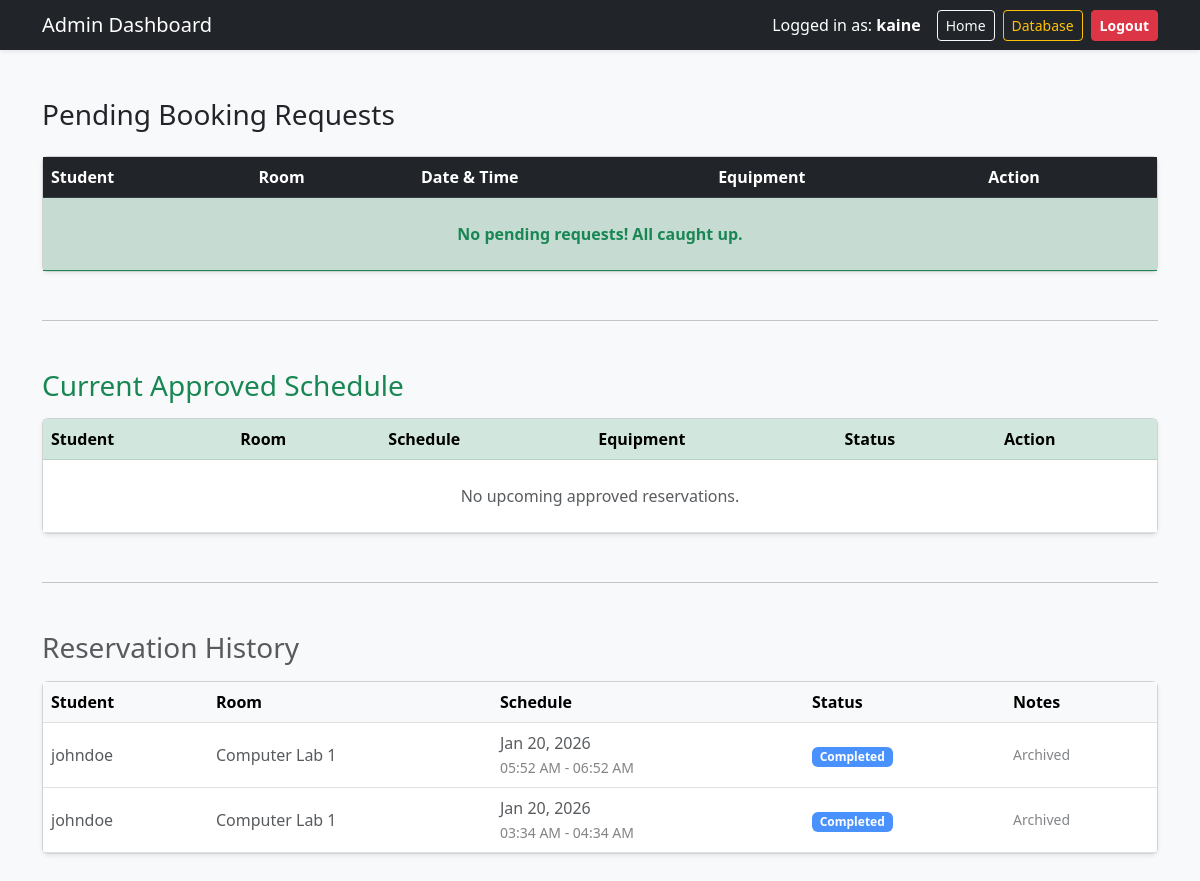
/admin-approval/ (signed in), run on an earlier commit of the app's database.
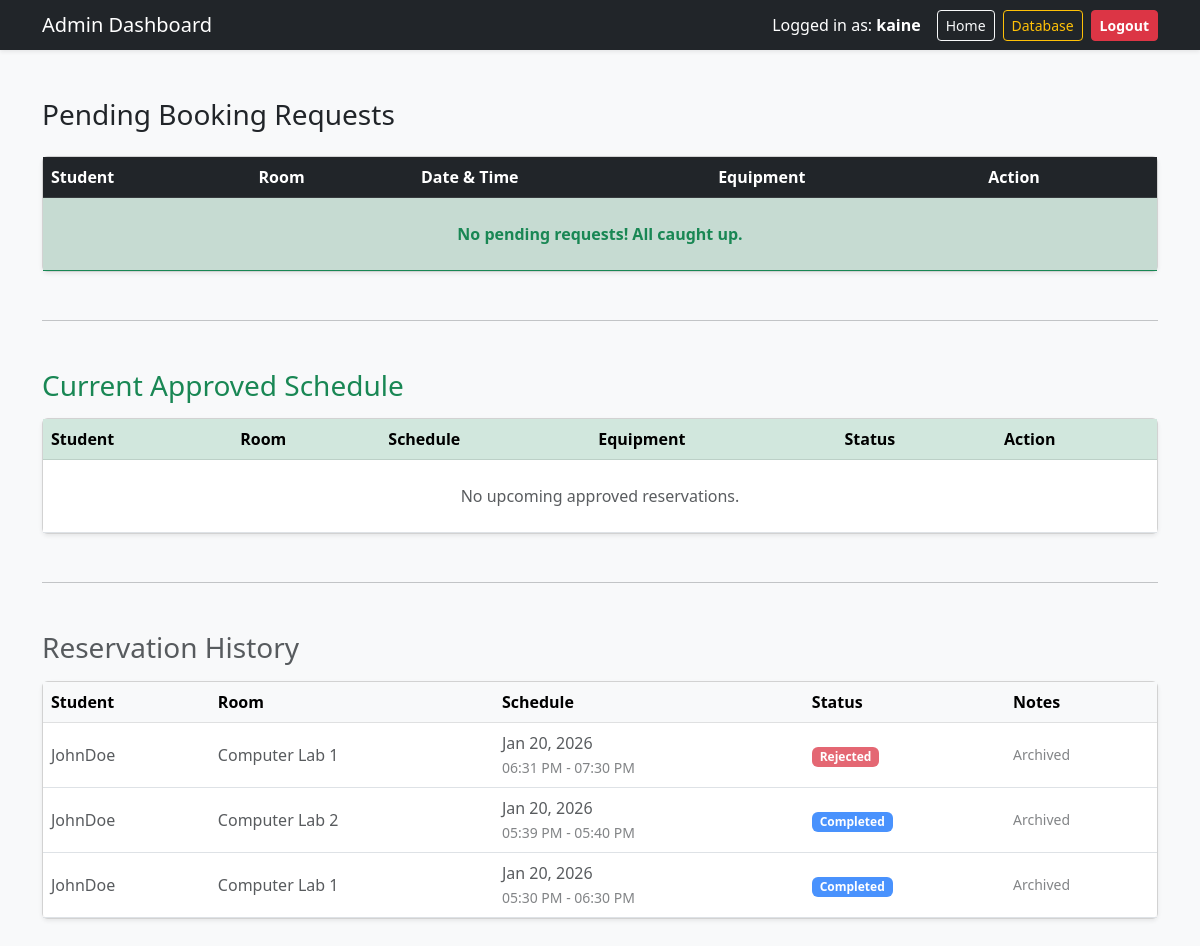
And on a later commit of the database.
### core/models.py (models this page shows, shortened)
class Booking(models.Model):
    user = models.ForeignKey(User, on_delete=models.CASCADE)
    room = models.ForeignKey(Room, on_delete=models.CASCADE)
    equipment = models.ManyToManyField(Equipment, blank=True)
    start_time = models.DateTimeField()
    end_time = models.DateTimeField()
    purpose = models.CharField(max_length=255)
    status = models.CharField(max_length=20, choices=BOOKING_STATUS_CHOICES, default='pending')

class Room(models.Model):
    name = models.CharField(max_length=100)  # e.g., "ComLab 1"
    type = models.CharField(max_length=50)  # e.g., "Laboratory"
    capacity = models.IntegerField()
    is_active = models.BooleanField(default=True)

### core/views.py (the view)
# urls.py: path('admin-approval/', views.AdminApprovalListView.as_view(), name='admin_approval_list'),
class AdminApprovalListView(UserPassesTestMixin, ListView):
    model = Booking
    template_name = 'core/admin_approval.html'
    context_object_name = 'bookings'  # This is the 'Pending' list
    def test_func(self):
        return self.request.user.is_staff
    def get_queryset(self):
        update_past_bookings()
        return Booking.objects.filter(status='pending').order_by('start_time')
    def get_context_data(self, **kwargs):
        context = super().get_context_data(**kwargs)
        context['approved_bookings'] = Booking.objects.filter(status='approved').order_by('start_time')
        context['history_bookings'] = Booking.objects.filter(
            status__in=['rejected', 'cancelled', 'completed']  # <--- ADD 'completed'
        ).order_by('-start_time')
        return context

### core/views.py (called while the page is built)
def update_past_bookings():
    now = timezone.now()
    Booking.objects.filter(status='approved', end_time__lt=now).update(status='completed')

### core/templates/core/admin_approval.html (shortened to what this page needs)
{% load static %}
<!DOCTYPE html>
<html lang="en">
<head>
    <link href="https://cdn.jsdelivr.net/npm/bootstrap@5.3.0/dist/css/bootstrap.min.css" rel="stylesheet">
</head>
<body class="bg-light">
<nav class="navbar navbar-dark bg-dark mb-5 shadow-sm">
    <div class="container"> <span class="navbar-brand mb-0 h1">Admin Dashboard</span>
        <div class="d-flex align-items-center">
            <span class="text-white me-3 d-none d-md-inline">Logged in as: <strong>{{ user.username }}</strong></span>
            <a href="{% url 'landing_page' %}" class="btn btn-outline-light btn-sm me-2">Home</a>
            <a href="/admin/" target="_blank" class="btn btn-outline-warning btn-sm me-2">Database</a>
            <form action="{% url 'logout' %}" method="post" class="d-inline">
                <button type="submit" class="btn btn-danger btn-sm fw-bold">Logout</button>
            </form>
        </div>
    </div>
</nav>
<div class="container">
    <div class="d-flex justify-content-between align-items-center mb-3">
        <h3>Pending Booking Requests</h3>
    </div>
    <div class="card shadow-sm mb-5">
        <div class="card-body p-0">
            <table class="table table-hover table-striped mb-0">
                <thead class="table-dark">
                    <tr>
                        <th>Student</th>
                        <th>Room</th>
                        <th>Date & Time</th>
                        <th>Equipment</th>
                        <th>Action</th>
                    </tr>
                </thead>
                <tbody>
                    {% for booking in bookings %}
                    <tr>
                        <td class="align-middle fw-bold">{{ booking.user.username }}</td>
                        <td class="align-middle">{{ booking.room.name }}</td>
                        <td class="align-middle">
                            {{ booking.start_time|date:"M d, Y" }}<br>
                            <small class="text-muted">{{ booking.start_time|date:"h:i A" }} - {{ booking.end_time|date:"h:i A" }}</small>
                        </td>
                        <td class="align-middle">
                            {% for item in booking.equipment.all %}
                                <span class="badge bg-secondary">{{ item.name }}</span>
                            {% empty %}
                                <span class="text-muted small">None</span>
                            {% endfor %}
                        </td>
                        <td class="align-middle">
                            <div class="btn-group">
                                <a href="{% url 'update_booking_status' booking.id 'approved' %}" class="btn btn-success btn-sm">Approve</a>
                                <a href="{% url 'update_booking_status' booking.id 'rejected' %}" class="btn btn-danger btn-sm">Reject</a>
                            </div>
                        </td>
                    </tr>
                    {% empty %}
                    <tr>
                        <td colspan="5" class="text-center p-4 bg-success-subtle text-success border-success">
                            <strong>No pending requests! All caught up.</strong>
                        </td>
                    </tr>
                    {% endfor %}
                </tbody>
            </table>
        </div>
    </div>
    <hr class="my-5">
    <h3 class="text-success mb-3">Current Approved Schedule</h3>
    <div class="card shadow-sm mb-5">
        <div class="card-body p-0">
            <table class="table table-hover mb-0">
                <thead class="table-success">
                    <tr>
                        <th>Student</th>
                        <th>Room</th>
                        <th>Schedule</th>
                        <th>Equipment</th>
                        <th>Status</th>
                        <th>Action</th>
                    </tr>
                </thead>
                <tbody>
                    {% for booking in approved_bookings %}
                    <tr>
                        <td class="align-middle">{{ booking.user.username }}</td>
                        <td class="align-middle fw-bold">{{ booking.room.name }}</td>
                        <td class="align-middle">
                            {{ booking.start_time|date:"M d, Y" }}<br>
                            <small class="text-muted">{{ booking.start_time|date:"h:i A" }} - {{ booking.end_time|date:"h:i A" }}</small>
                        </td>
                        <td class="align-middle">
                            {% for item in booking.equipment.all %}
                                <span class="badge bg-secondary">{{ item.name }}</span>
                            {% empty %}
                                <span class="text-muted">-</span>
                            {% endfor %}
                        </td>
                        <td class="align-middle"><span class="badge bg-success">Approved</span></td>
                        <td class="align-middle">
                            <a href="{% url 'update_booking_status' booking.id 'rejected' %}"
                               class="btn btn-outline-danger btn-sm"
                               onclick="return confirm('Revoke this booking?');">Revoke</a>
                        </td>
                    </tr>
                    {% empty %}
                    <tr>
                        <td colspan="6" class="text-center p-4 text-muted">No upcoming approved reservations.</td>
                    </tr>
                    {% endfor %}
                </tbody>
            </table>
        </div>
    </div>
<hr class="my-5">
    <h3 class="text-muted mb-3">Reservation History</h3>
    <div class="card shadow-sm mb-5">
        <div class="card-body p-0">
            <table class="table table-hover mb-0">
                <thead class="table-light">
                    <tr>
                        <th>Student</th>
                        <th>Room</th>
                        <th>Schedule</th>
                        <th>Status</th>
                        <th>Notes</th>
                    </tr>
                </thead>
                <tbody>
                    {% for booking in history_bookings %}
                    <tr class="opacity-75"> <td class="align-middle">{{ booking.user.username }}</td>
                        <td class="align-middle">{{ booking.room.name }}</td>
                        <td class="align-middle">
                            {{ booking.start_time|date:"M d, Y" }}<br>
                            <small class="text-muted">
                                {{ booking.start_time|date:"h:i A" }} - {{ booking.end_time|date:"h:i A" }}
                            </small>
                        </td>
                        <td class="align-middle">
                        {% if booking.status == 'rejected' %}
                            <span class="badge bg-danger">Rejected</span>
                        {% elif booking.status == 'cancelled' %}
                            <span class="badge bg-secondary">Cancelled</span>
                        {% elif booking.status == 'completed' %}
                            <span class="badge bg-primary">Completed</span> {% endif %}
                        </td>
                        <td class="align-middle text-muted small">
                            Archived
                        </td>
                    </tr>
                    {% empty %}
                    <tr>
                        <td colspan="5" class="text-center p-4 text-muted">
                            No history records found.
                        </td>
                    </tr>
                    {% endfor %}
                </tbody>
            </table>
        </div>
    </div>
</div> </body>
</html>

What changed in the data, as far as the page shows it:
removed Booking: user.username "johndoe", room.name "Computer Lab 1", start_time "Jan 20, 2026", start_time "05:52 AM", end_time "06:52 AM", status "Completed"
removed Booking: user.username "johndoe", room.name "Computer Lab 1", start_time "Jan 20, 2026", start_time "03:34 AM", end_time "04:34 AM", status "Completed"
added Booking: user.username "JohnDoe", room.name "Computer Lab 1", start_time "Jan 20, 2026", start_time "06:31 PM", end_time "07:30 PM", status "Rejected"
added Booking: user.username "JohnDoe", room.name "Computer Lab 2", start_time "Jan 20, 2026", start_time "05:39 PM", end_time "05:40 PM", status "Completed"
added Booking: user.username "JohnDoe", room.name "Computer Lab 1", start_time "Jan 20, 2026", start_time "05:30 PM", end_time "06:30 PM", status "Completed"
